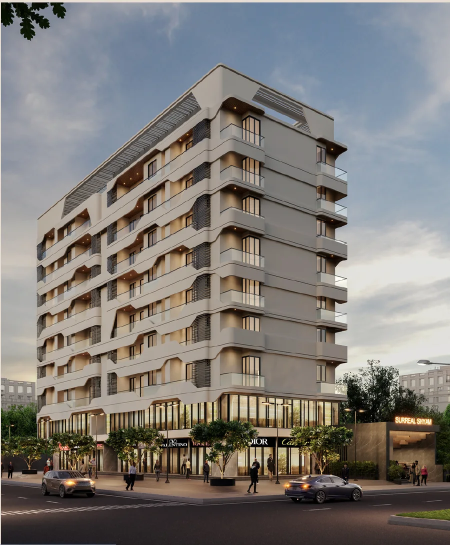
#> input picture img/exterior-corner.webp, 900 x 1090 px, given in place of test-r5.png, which was not available (shown at 1/2 size)
$ python make_viewer.py
#> lines starting #> are read from the running program, lines starting #| are printed output that depends on the picture
# Build the exterior orbit viewer: renders -> WebP (1920 q82, 1024 q80), ID passes -> 1280x720 PNG masks (nearest), id_map.json, index.html
import os, shutil, json
from PIL import Image
R = "/workspace/surreal-shyam/ext/renders"; OUT = os.environ.get("OUT", "/workspace/surreal-shyam/ext/viewer")
for m in ("dusk", "day", "id"): os.makedirs(f"{OUT}/img/{m}", exist_ok=True)
def webp(src, dst):
    im = Image.open(src).convert("RGB")
#> im is the input picture: PIL image 900x1090 RGB; mean R, G, B 126, 122.4, 118.7
    im.save(f"{dst}-1920.webp", "WEBP", quality=82, method=6)
    im.resize((1024, 576), Image.LANCZOS).save(f"{dst}-1024.webp", "WEBP", quality=80, method=6)
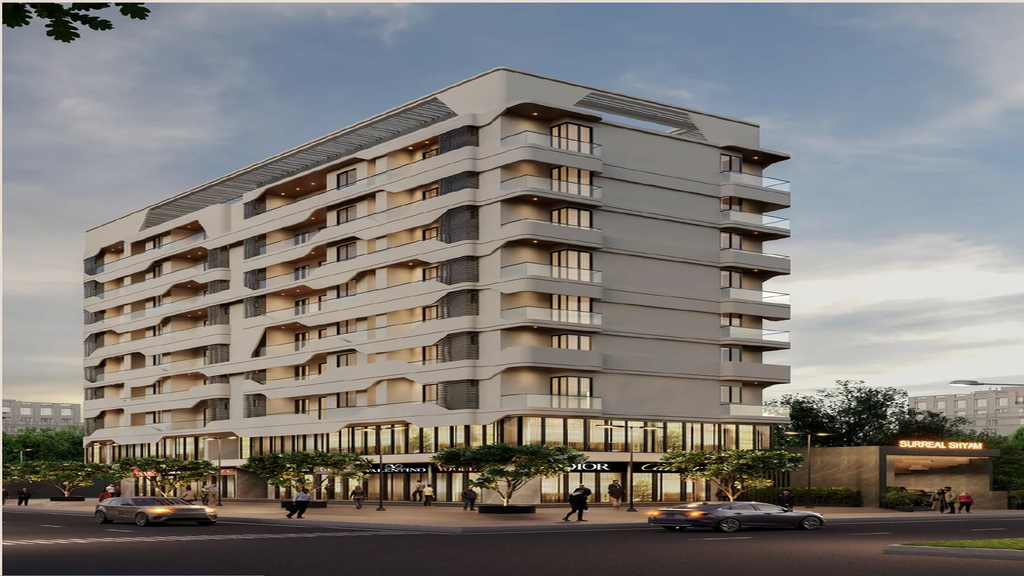
#> saved as hero-1024.webp: PIL image 1024x576 RGB; mean R, G, B 126, 122.4, 118.7
webp(f"{R}/hero-dusk.png" if os.path.exists(f"{R}/hero-dusk.png") else f"{R}/test-r5.png", f"{OUT}/img/dusk/hero")
for m in ("dusk", "day"):
    for k in range(12): webp(f"{R}/orbit/{m}/{k:02d}.png", f"{OUT}/img/{m}/{k:02d}")
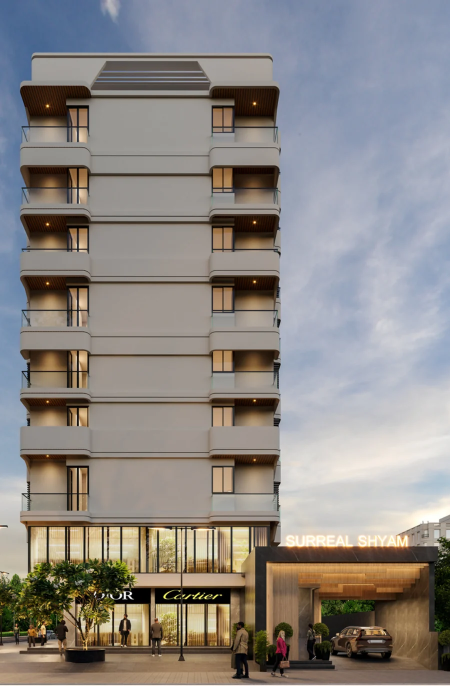
#> input picture img/exterior-front.webp, 900 x 1371 px, given in place of 00.png, which was not available (shown at 1/2 size)
#> in webp, im is the input picture: PIL image 900x1371 RGB; mean R, G, B 139.9, 135.2, 131.7
#> in webp (call 2), `im.resize((1024, 576), Image.LANCZOS).save(f"{dst}-1024.webp", "WEBP",..`:
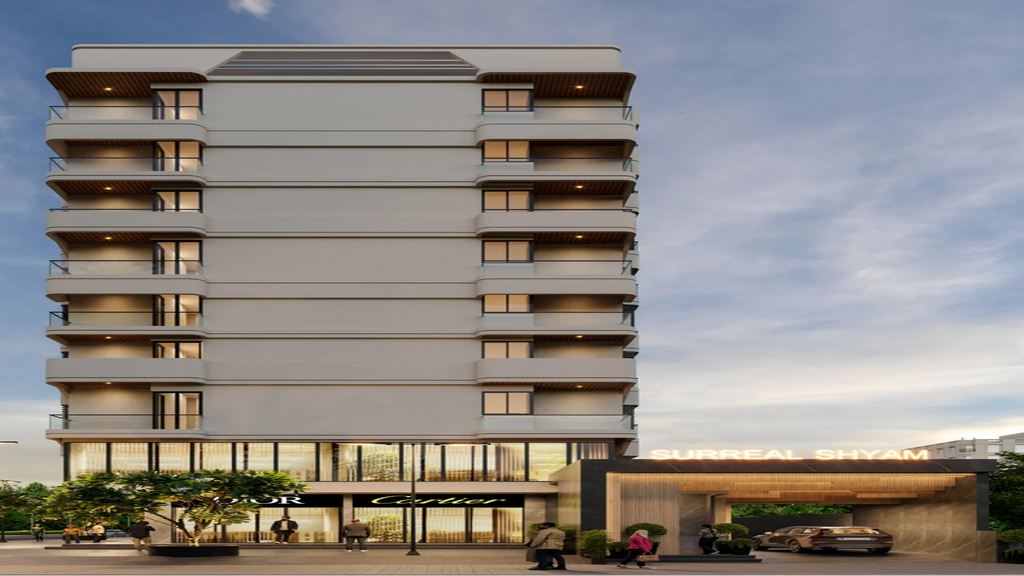
#> saved as 00-1024.webp: PIL image 1024x576 RGB; mean R, G, B 139.9, 135.2, 131.7
#> (the run stopped early here; a loop or call above may not have finished)
